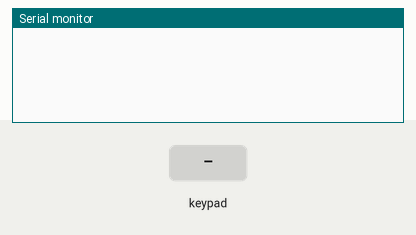
This sketch was run on a simulated Arduino Uno, built with avr-gcc and run on an emulated ATmega328P. Shown: the last lines printed to the serial monitor. Wiring (inferred from the names in the program): 3×3 keypad with keys 1 2 3 4 5 6 7 8 9 (labels assumed): rows pin 2, pin 3, pin 4; columns pin 5, pin 6, pin 7. The inputs (shaded band) are chosen by the test bench.

Above: at 1.2 s.
1.3 s: key '1' pressed
At 2.5 s:
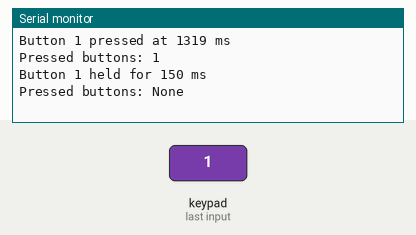
2.8 s: keypad keys 2 3 4 pressed 0.4 s apart
At 2.97 s:
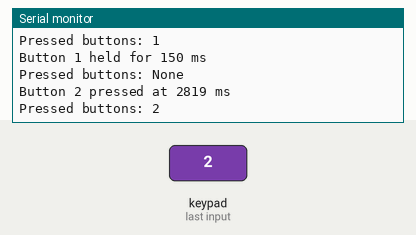
5.5 s: key '2' pressed
At 6.7 s:
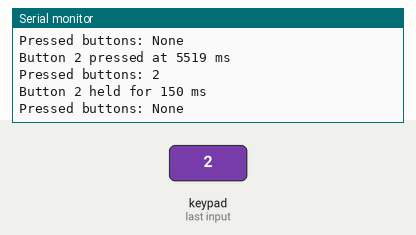
7.0 s: keypad keys 5 6 7 pressed 0.4 s apart
At 8.8 s:
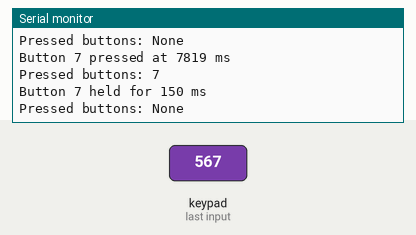
Timing chart, 0 to 10.3 s (numbered marks = the images above; inputs shaded):
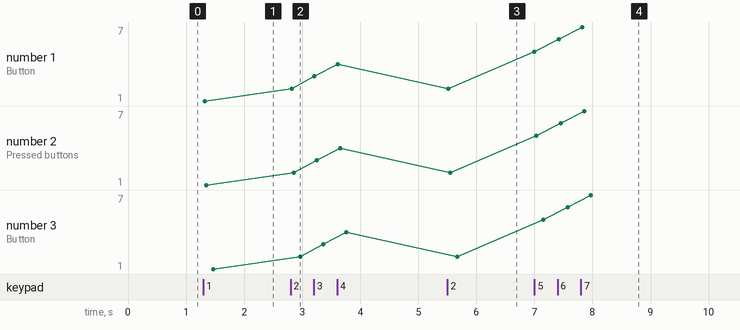

The sketch:

ButtonMatrix.ino
```cpp
#define NROWS 3
#define NCOLS 3
#define SCAN_INTERVAL 10

const int row_pins[NROWS] = {2, 3, 4};
const int col_pins[NCOLS] = {5, 6, 7};
bool btn_pressed[NROWS][NCOLS] = {false};
unsigned long pressStartTime[NROWS][NCOLS] = {0};

volatile int current_row = 0;

bool btn_state[NROWS][NCOLS] = {false};

int pressed_buttons[NCOLS * NROWS];
int pressed_buttons_count = 0;
bool buttons_changed = false;

void setup() {
  for (int i = 0; i < NROWS; i++) {
    pinMode(row_pins[i], OUTPUT);
    digitalWrite(row_pins[i], HIGH);
  }

  for (int i = 0; i < NCOLS; i++) {
    pinMode(col_pins[i], INPUT_PULLUP);
  }

  Serial.begin(9600);
  setupTimer();
}

void loop() {
  delay(50);

  if (buttons_changed) {
    print_pressed_buttons();
    buttons_changed = false;
  }
}


void setupTimer() {
  cli();

  TCCR1A = 0;
  TCCR1B = 0;

  TCCR1B |= (1 << WGM12) | (1 << CS11) | (1 << CS10);
  OCR1A = (F_CPU / 64 / 1000) * SCAN_INTERVAL - 1;

  TIMSK1 |= (1 << OCIE1A);
  sei();
}

ISR(TIMER1_COMPA_vect) {
  scanRow();
}

void scanRow() {
  for (int i = 0; i < NROWS; i++) {
    PORTD |= (1 << row_pins[i]);
  }

  PORTD &= ~(1 << row_pins[current_row]);
  update_button_state();
  current_row = (current_row + 1) % NROWS;
}

void update_button_state() {
  uint8_t colState = PIND;

  for (int col = 0; col < NCOLS; col++) {
    bool isPressed = !(colState & (1 << col_pins[col]));

    if (isPressed && !btn_pressed[current_row][col]) {
      btn_pressed[current_row][col] = true;
      pressStartTime[current_row][col] = millis();
      btn_state[current_row][col] = true;
      add_pressed_button(current_row, col);
      buttons_changed = true;
      Serial.print("Button ");
      Serial.print(current_row * NCOLS + col + 1);
      Serial.print(" pressed at ");
      Serial.print(pressStartTime[current_row][col]);
      Serial.println(" ms");
    }
    else if (!isPressed && btn_pressed[current_row][col]) {
      btn_pressed[current_row][col] = false;
      unsigned long duration = millis() - pressStartTime[current_row][col];
      btn_state[current_row][col] = false;
      remove_pressed_button(current_row, col);
      buttons_changed = true;
      Serial.print("Button ");
      Serial.print(current_row * NCOLS + col + 1);
      Serial.print(" held for ");
      Serial.print(duration);
      Serial.println(" ms");
    }
  }
}

void add_pressed_button(int row, int col) {
  if (pressed_buttons_count < NROWS * NCOLS) {
    int button_index = row * NCOLS + col;
    pressed_buttons[pressed_buttons_count] = button_index;
    pressed_buttons_count++;
  }
}

void remove_pressed_button(int row, int col) {
  int button_index = row * NCOLS + col;
  for (int i = 0; i < pressed_buttons_count; i++) {
    if (pressed_buttons[i] == button_index) {
      for (int j = i; j < pressed_buttons_count - 1; j++) {
        pressed_buttons[j] = pressed_buttons[j + 1];
      }
      pressed_buttons_count--;
      break;
    }
  }
}

void print_pressed_buttons() {
  Serial.print("Pressed buttons: ");
  if (pressed_buttons_count == 0) {
    Serial.println("None");
  } else {
    for (int i = 0; i < pressed_buttons_count; i++) {
      Serial.print(pressed_buttons[i] + 1);
      if (i < pressed_buttons_count - 1) {
        Serial.print(", ");
      }
    }
    Serial.println();
  }
}
```

Measured:
- after the input at 1.3 s, the serial monitor: prints a new line at once (image 1)
- after the input at 2.8 s, the serial monitor: prints a new line at once (image 2)
- after the input at 5.5 s, the serial monitor: prints a new line at once (image 3)
- after the input at 7.0 s, the serial monitor: prints a new line at once (image 4)
- plotted number 1: 1 → 4 after the input at 2.8 s, 2 → 7 after the input at 7.0 s
- plotted number 2: 1 → 4 after the input at 2.8 s, 2 → 7 after the input at 7.0 s
- plotted number 3: 1 → 4 after the input at 2.8 s, 2 → 7 after the input at 7.0 s
